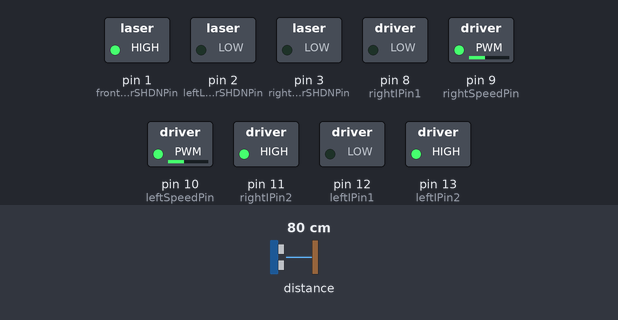
The sketch below on a simulated Arduino Uno, built with avr-gcc and run on an emulated ATmega328P. Parts: switched loads named in the sketch (green lamp = pin HIGH). Dashed ring = blinking. The inputs (shaded band) are chosen by the test bench; at power-on: distance to the obstacle 80 cm.

Above: at 1.12 s.
1.3 s: distance to the obstacle set to 11 cm
4.3 s: distance to the obstacle set to 8 cm
At 4.46 s:
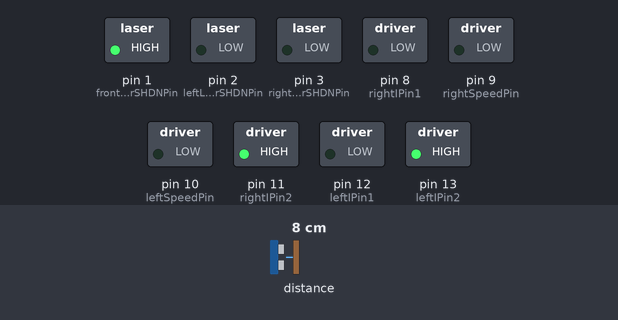
7.3 s: distance to the obstacle set to 2 cm
At 7.57 s:
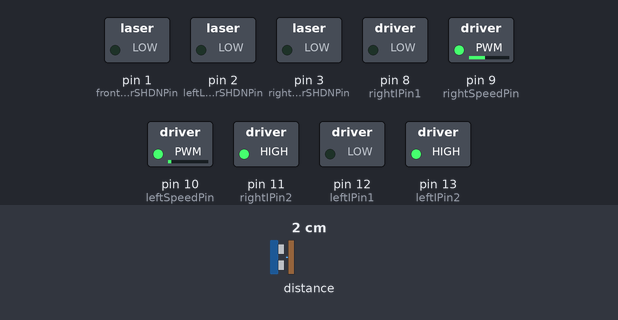
At 7.97 s:
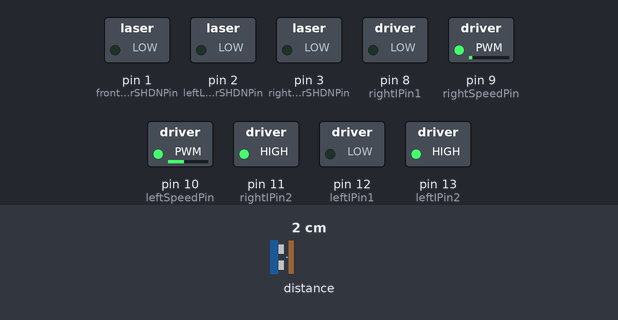
Timing chart, 0 to 16.3 s (numbered marks = the images above; inputs shaded):
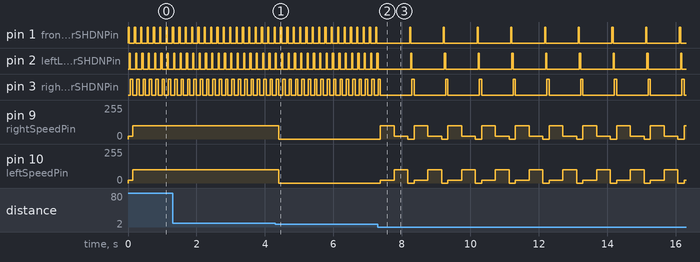

Measured:
- the behaviour switches between 10 and 9 cm on distance to the obstacle (found by bisection; images 0 and 1)
- after the input at 4.3 s, pin 9 (rightSpeedPin), pin 10 (leftSpeedPin): 100/255 → 0/255 after 0.10 s
- after the input at 7.3 s, pin 1 (frontLaserSHDNPin): alternates HIGH for 0.03 s and LOW for 0.95 s, starting after 0.92 s; pin 2 (leftLaserSHDNPin): alternates HIGH for 0.03 s and LOW for 0.95 s, starting after 0.96 s
- by itself, pin 1 (frontLaserSHDNPin), pin 2 (leftLaserSHDNPin): alternates HIGH for 0.03 s and LOW for 0.15 s
- by itself, pin 3 (rightLaserSHDNPin): alternates HIGH for 0.07 s and LOW for 0.12 s

The sketch:

mainDrive_OLD_PreSail.ino
```cpp
// inspiration from site: http://arduino.stackexchange.com/questions/25050/multiple-vl6180x-distance-sensors-interactive-problem

/* Multiple laser procedure:
 *  1. Wire SHDN (SHutDowN) pins.
 *  2. Disable ALL lasers. (write SHDN pin > LOW)
 *  3. Enable 1 laser. (write SHDN pin > HIGH & call laser.begin())
 *  4. Read value.
 */
/* Note:
 *  For Arduino Uno, SDA = A5 & SCL = A4
 *      for other boards, see: https://www.arduino.cc/en/Reference/Wire
 */
extern "C" {
  #include <stdlib.h>
  #include <stdio.h>
  #include <string.h>
  #include <inttypes.h>
}
#include "Adafruit_VL6180X.h"


Adafruit_VL6180X lasers;
  byte frontLaserSHDNPin = 1; // SHutDowN pin
  byte leftLaserSHDNPin = 2;
  byte rightLaserSHDNPin = 3;

int leftIPin1 = 12;
int leftIPin2 = 13;
int leftSpeedPin = 10; // enable motor A
boolean leftInvert = true;

int rightIPin1 = 8;
int rightIPin2 = 11;
int rightSpeedPin = 9; // Enable motor B
boolean rightInvert = false;

int SPEED = 100;
int correction = 80;
int temp_front;
int temp_right;
int temp_left;

void setup() {
  printf("starting");
  pinMode(frontLaserSHDNPin, OUTPUT);
  pinMode(leftLaserSHDNPin, OUTPUT);
  pinMode(rightLaserSHDNPin, OUTPUT);
  digitalWrite(frontLaserSHDNPin, LOW); // Disable frontLaser
  digitalWrite(leftLaserSHDNPin, LOW); // Disable leftLaser
  digitalWrite(rightLaserSHDNPin, LOW); // Disable rightLaser

  pinMode(leftIPin1, OUTPUT);
  pinMode(leftIPin2, OUTPUT);
  pinMode(leftSpeedPin, OUTPUT);
  pinMode(rightIPin1, OUTPUT);
  pinMode(rightIPin2, OUTPUT);
  pinMode(rightSpeedPin, OUTPUT);

  forward(20,20);
  Wire.begin();
}

void forward(int leftSpeed, int rightSpeed) {
  digitalWrite(leftIPin1,  !leftInvert);
  digitalWrite(leftIPin2,  leftInvert);
  digitalWrite(rightIPin1, rightInvert);
  digitalWrite(rightIPin2, !rightInvert);
  analogWrite(leftSpeedPin,  leftSpeed);
  analogWrite(rightSpeedPin, rightSpeed);
}
void stop() {
  digitalWrite(leftSpeedPin,  LOW);
  digitalWrite(rightSpeedPin, LOW);
}

/*
void wave_forward(int amplitude_right,int amplitudeleft){
   wave_offset = 0;
  if(amplitude_right < amplitude_left) ///
      wave_offset = amplitude_left - amplitude_right;
  mod_speed = SPEED - wave_offset + ( sin(wave * (PI / 180)) * amplitude_right);
  mod_speed_right = (int)mod_speed;

  wave_offset = 0;
  if(amplitude_right > amplitude_left)
      wave_offset = amplitude_right - amplitude_left;
  mod_speed = SPEED - wave_offset + ( sin(wave * (PI / 180)) * amplitude_left);
  mod_speed_left = (int)mod_speed;

  analogWrite(leftSpeedPin,mod_speed_left);
  analogWrite(rightSpeedPin, mod_speed_right);
  printf("delay: %d %d \n", mod_speed_right, mod_speed_left);
  delay(delay_time);

}*/

// Adds 3ms delay
void readSensors() {
  //printf("looping\n");
  // Enable laser 1
  digitalWrite(frontLaserSHDNPin, HIGH); // enabling frontLaser
  // Print laser 1 value
  lasers.begin(); // Notice: every time laser is enabled, have to call begin()
  delay(1);
  temp_front = lasers.readRange();
  printf("\tfrontLaser: %d\n", temp_front);

  digitalWrite(frontLaserSHDNPin, LOW);  // Disable frontLaser
//  delay(500);

  // Enable laser 2
  digitalWrite(leftLaserSHDNPin, HIGH); // enabling leftLaser
  // Print laser 2 value
  lasers.begin();
  delay(1);
  temp_left = lasers.readRange();
  printf("\tleftLaser: %d\n", temp_left);
  digitalWrite(leftLaserSHDNPin, LOW);  // Disable leftLaser
//  delay(500);

  // Enable laser 3
  digitalWrite(rightLaserSHDNPin, HIGH); // enabling rightLaser
  // Print laser 3 value
  lasers.begin();
  delay(1);
  temp_right = lasers.readRange();
  printf("\trightLaser: %d\n", lasers.readRange());
  digitalWrite(rightLaserSHDNPin, LOW);  // Disable rightLaser
  //delay(500);
}

void loop() {
  readSensors();
  analogWrite(leftSpeedPin,SPEED);
  analogWrite(rightSpeedPin, SPEED);

  if(temp_right < 60){
    analogWrite(leftSpeedPin,SPEED - correction);
    delay(400);
    analogWrite(leftSpeedPin,SPEED);
   // while(temp_front < 255){
    //  readSensors();
   // }
    //printf("trightLaser: %d \n", SPEED);
    //delay(400);
    //analogWrite(leftSpeedPin,SPEED);
  }

  if(temp_left < 70){
    analogWrite(rightSpeedPin,SPEED - correction);
    delay(400);
    analogWrite(rightSpeedPin, SPEED);

    //while(temp_front < 255){
    //  readSensors();
    //}
    //printf("tr: %d \n", SPEED);
  }

  if(temp_front < 100){
    stop();
  }
  delay(50);
  /*
  if(wave >= 270){
     wave = -90;
     //delay_time = 24;
     //delay(1000);
     amplitude_left = 20;
     amplitude_right = 20;
     SPEED = 35;

     digitalWrite(rightLaserSHDNPin, HIGH); // enabling rightLaser
     lasers.begin();
     delay(1);
     temp_range = lasers.readRange();
     printf("\trightLaser: %d \n", temp_range);
       if(temp_range < 70)
         amplitude_left = 10;
       if(temp_range > 100 && temp_range < 250)
         amplitude_right = 10;
     digitalWrite(rightLaserSHDNPin, LOW);  // Disable rightLaser
     //wave_forward(amplitude_right, amplitude_left);

    digitalWrite(frontLaserSHDNPin, HIGH); // enabling frontLaser
    lasers.begin();
    delay(1);
    temp_range = lasers.readRange();
    printf("\tfrontLaser: %d\n", temp_range);
    digitalWrite(frontLaserSHDNPin, LOW);  // Disable frontLaser

       if(temp_range < 150){
         SPEED = 10;
         amplitude_right = 0;
         amplitude_left =  0;
       }
  }
  wave += 4; */
}
```
